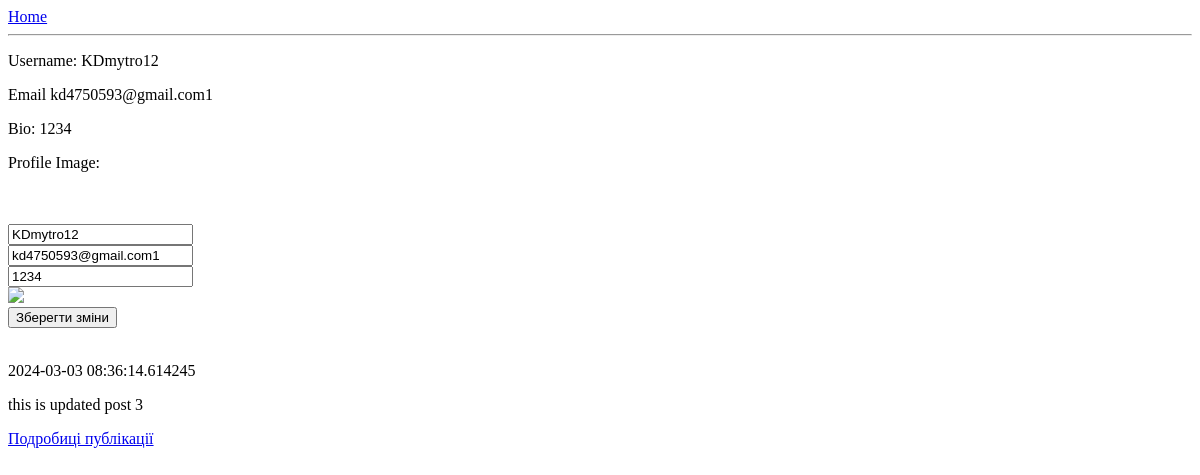
/profile/1/ (signed in), run on an earlier commit of the app's database.
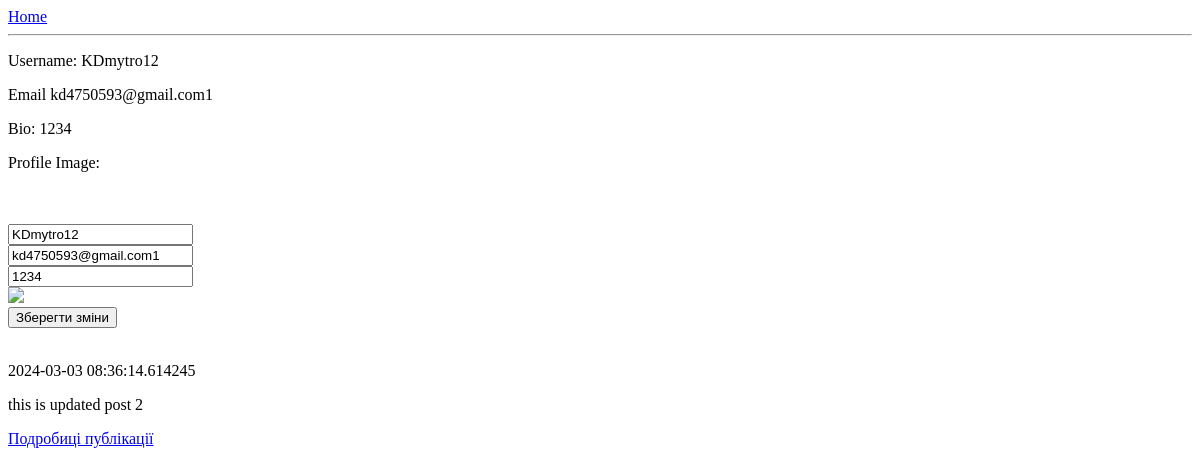
And on a later commit of the database.
### Testing_App/models.py (models this page shows)
class Posts  (models.Model):
    text = models.CharField(max_length=750)
    added_at = models.CharField(max_length=50)
    user = models.ForeignKey(User,on_delete=models.CASCADE)

### Testing_App/views.py (the view, shortened to what this page needs)
# urls.py: path('profile/<int:pk>/', views.UpdateProfile.as_view(), name='profileView')
class  UpdateProfile(UpdateView):
    template_name="Profile.html"
    form_class=UpdateProfile
    model=User
    def get_context_data(self,**kwargs):
        context = super().get_context_data(**kwargs)
        context["username"]=User.objects.get(id=self.kwargs["pk"])
        context["posts"]=Posts.objects.filter(user=User.objects.get(id=self.kwargs["pk"]))
        return context
    def get_initial(self):
        user=self.request.user
        return {"username":user.username,"email":user.email,"bio":user.bio,"picture":user.profile_photo}

### Testing_App/forms.py
class UpdateProfile(forms.ModelForm):
    class Meta:
        model=User
        fields=["username","email","bio"]

### Testing_App/templates/Profile.html (shortened to what this page needs)
{% extends 'base.html' %}
{% block content %}
          <p>Username: {{ user.username }}</p>
          <p>Email {{ user.email }}</p>
          <p>Bio: {{ user.bio }}</p>
          <p>Profile Image: {{ user.profile_photo }}</p><br><br>
            <form method="post">
                {{ form.username }}<br>
                {{ form.email }}<br>
                {{ form.bio }}<br>
                <img src=form.picture><br>
                <button type="submit">Зберегти зміни</button>
            </form>
           {% for i in posts %}
                    <br><p>{{i.added_at}}</p>
                    <p>{{i.text}}</p>
                     <a href="/post/{{ i.id }}">Подробиці публікації</a><br>
           {% endfor %}
{% endblock %}

What changed in the data, as far as the page shows it:
changed Posts: text "this is updated post 3" → "this is updated post 2"
